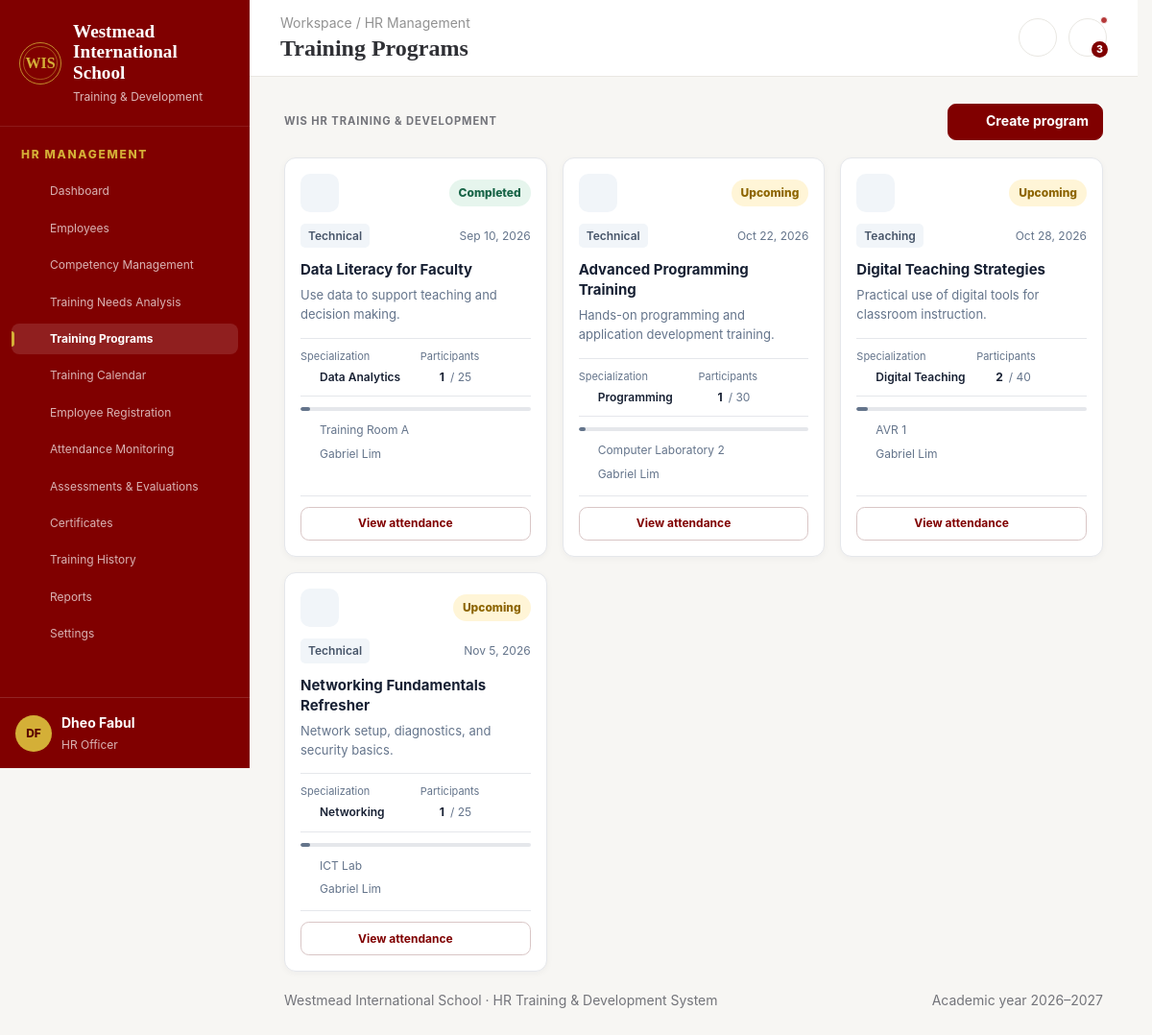
The app's page /admin/trainings.php (signed in) with its own data.
### tables this page shows
CREATE TABLE `training_programs` (
  `id` int(10) UNSIGNED NOT NULL,
  `title` varchar(180) NOT NULL,
  `category` varchar(120) NOT NULL,
  `specialization` varchar(120) NOT NULL,
  `description` text DEFAULT NULL,
  `trainer_user_id` int(10) UNSIGNED DEFAULT NULL,
  `start_date` date NOT NULL,
  `end_date` date DEFAULT NULL,
  `start_time` time DEFAULT NULL,
  `venue` varchar(160) DEFAULT NULL,
  `capacity` smallint(5) UNSIGNED NOT NULL DEFAULT 30,
  `status` enum('Draft','Upcoming','Ongoing','Completed','Cancelled') NOT NULL DEFAULT 'Upcoming',
  `created_by` int(10) UNSIGNED DEFAULT NULL,
  `created_at` timestamp NOT NULL DEFAULT current_timestamp()
);

CREATE TABLE `users` (
  `id` int(10) UNSIGNED NOT NULL,
  `employee_id` int(10) UNSIGNED DEFAULT NULL,
  `email` varchar(160) NOT NULL,
  `password_hash` varchar(255) NOT NULL,
  `role` enum('admin','employee','trainer') NOT NULL,
  `first_name` varchar(80) NOT NULL,
  `last_name` varchar(80) NOT NULL,
  `active` tinyint(1) NOT NULL DEFAULT 1,
  `created_at` timestamp NOT NULL DEFAULT current_timestamp()
);

### admin/trainings.php (called while the page is built, shortened)
<?php
require_once __DIR__ . '/../includes/page_bootstrap.php';
require_once __DIR__ . '/../includes/renderers/programs.php';
$content = render_programs($pdo, $user);

### includes/page_bootstrap.php (called while the page is built, shortened)
<?php
require_once __DIR__ . '/functions.php';
require_once __DIR__ . '/actions.php';
require_once __DIR__ . '/render_helpers.php';
require_once __DIR__ . '/layout.php';
$user = current_user();

### includes/renderers/programs.php (the view, shortened to what this page needs)
<?php
function render_programs(PDO $pdo, array $user): string
{
    $role = strtolower(trim((string) ($user['role'] ?? '')));
    $isAdmin = $role === 'admin';
    $isTrainer = $role === 'trainer';
    $trainerUsers = [];
    if ($isAdmin) {
        $trainerStmt = $pdo->query(
            "SELECT id, first_name, last_name
             FROM users
             WHERE role = 'trainer' AND active = 1
             ORDER BY last_name, first_name"
        );
        $trainerUsers = $trainerStmt->fetchAll(PDO::FETCH_ASSOC);
    }
    $sql = "
        SELECT
            p.*,
            u.first_name AS trainer_first,
            u.last_name AS trainer_last,
            (
                SELECT COUNT(*)
                FROM registrations r
                WHERE r.program_id = p.id
                  AND r.status <> 'Withdrawn'
            ) AS registered
        FROM training_programs p
        LEFT JOIN users u ON u.id = p.trainer_user_id
    ";
    $params = [];
    $sql .= " ORDER BY p.start_date ASC, p.title ASC";
    $stmt = $pdo->prepare($sql);
    $stmt->execute($params);
    $programs = $stmt->fetchAll(PDO::FETCH_ASSOC);
    $createButton = $isAdmin
        ? '<a class="btn" href="#create-program-modal">'
        . icon('plus')
        . ' Create program</a>'
        : '';
    $html = '<div id="programs-page">'
        . page_intro(
            '',
            '',
            $createButton
        );
    if (!$programs) {
        $html .= '<section class="card program-empty-state">'
            . '<span class="program-empty-icon">'
            . icon('book-open', 28)
            . '</span>'
            . '<h3>No training programs yet</h3>'
            . '<p>'
            . (
                $isTrainer
                ? 'No training programs are currently assigned to you.'
                : 'Create a training program to start organizing professional development sessions.'
            )
            . '</p>';
        if ($isAdmin) {
            $html .= '<a class="btn" href="#create-program-modal">'
                . icon('plus')
                . ' Create your first program</a>';
        }
        $html .= '</section>';
    } else {
        $html .= '<div class="program-grid">';
        foreach ($programs as $p) {
            $title = trim((string) ($p['title'] ?? ''));
            $status = trim((string) ($p['status'] ?? 'Upcoming'));
            $category = trim((string) ($p['category'] ?? 'General'));
            $specialization = trim((string) ($p['specialization'] ?? 'Not specified'));
            $description = trim((string) ($p['description'] ?? ''));
            $venue = trim((string) ($p['venue'] ?? ''));
            $capacity = max(0, (int) ($p['capacity'] ?? 0));
            $registered = max(0, (int) ($p['registered'] ?? 0));
            $startDate = !empty($p['start_date'])
                ? strtotime((string) $p['start_date'])
                : false;
            $formattedDate = $startDate !== false
                ? date('M j, Y', $startDate)
                : 'Date to be announced';
            $trainerName = trim(
                (string) ($p['trainer_first'] ?? '') . ' ' .
                    (string) ($p['trainer_last'] ?? '')
            );
            $html .= '<article class="program-card">';
            $html .= '<div class="program-card-header">'
                . '<span class="program-icon">'
                . icon('book', 22)
                . '</span>'
                . '<div class="program-status">'
                . badge($status)
                . '</div>'
                . '</div>';
            $html .= '<div class="program-meta program-meta-top">'
                . '<span class="program-category">'
                . h($category)
                . '</span>'
                . '<span class="program-date">'
                . icon('calendar', 14)
                . h($formattedDate)
                . '</span>'
                . '</div>';
            $html .= '<h3 class="program-title">'
                . h($title !== '' ? $title : 'Untitled program')
                . '</h3>'
                . '<p class="program-description">'
                . h($description)
                . '</p>';
            $html .= '<div class="program-details">'
                . '<div class="program-detail">'
                . '<span class="program-detail-label">Specialization</span>'
                . '<span class="program-detail-value">'
                . icon('target', 14)
                . h($specialization)
                . '</span>'
                . '</div>'
                . '<div class="program-detail">'
                . '<span class="program-detail-label">Participants</span>'
                . '<span class="program-detail-value">'
                . icon('users', 14)
                . '<strong>' . $registered . '</strong>'
                . '<span class="program-capacity">/ ' . $capacity . '</span>'
                . '</span>'
                . '</div>'
                . '</div>';
            $progress = $capacity > 0
                ? min(100, (int) round(($registered / $capacity) * 100))
                : 0;
            $html .= '<div class="program-progress"'
                . ' role="progressbar"'
                . ' aria-label="Program registration capacity"'
                . ' aria-valuemin="0"'
                . ' aria-valuemax="100"'
                . ' aria-valuenow="' . $progress . '">'
                . '<span style="width: ' . $progress . '%"></span>'
                . '</div>';
            $html .= '<div class="program-footer-info">'
                . '<span>'
                . icon('map-pin', 14)
                . h($venue)
                . '</span>'
                . '<span>'
                . icon('user-round', 14)
                . h($trainerName)
                . '</span>'
                . '</div>';
            $html .= '<div class="program-card-actions">'
                . '<a class="btn btn-secondary program-attendance-btn"'
                . ' href="?page=Attendance%20Monitoring">'
                . 'View attendance '
                . icon('arrow', 14)
                . '</a>'
                . '</div>';
            $html .= '</article>';
        }
        $html .= '</div>';
    }
    if ($isAdmin) {
        $html .= '<div class="program-modal" id="create-program-modal">'
            . '<a class="program-modal-backdrop" href="#programs-page" '
            . 'aria-label="Close modal"></a>'
            . '<section class="program-modal-dialog" role="dialog" '
            . 'aria-modal="true" aria-labelledby="create-program-title">'
            . '<div class="program-modal-header">'
            . '<div>'
            . '<h2 id="create-program-title">Create training program</h2>'
            . '</div>'
            . '<a class="program-modal-close" href="#programs-page" '
            . 'aria-label="Close modal">&times;</a>'
            . '</div>';
        $html .= '<form method="post" class="form-grid program-form">'
            . '<input type="hidden" name="csrf_token" value="'
            . h(csrf_token())
            . '">'
            . '<input type="hidden" name="action" value="add_program">';
        $html .= '<div class="form-field">'
            . '<label for="program-title">Program title *</label>'
            . '<input id="program-title" name="title" required maxlength="255"'
            . ' placeholder="e.g. Advanced Programming Training">'
            . '</div>';
        $html .= '<div class="form-field">'
            . '<label for="program-category">Category *</label>'
            . '<select id="program-category" name="category" required>'
            . '<option value="Technical">Technical</option>'
            . '<option value="Teaching">Teaching</option>'
            . '<option value="Research">Research</option>'
            . '<option value="Leadership">Leadership</option>'
            . '<option value="Professional">Professional</option>'
            . '</select>'
            . '</div>';
        $html .= '<div class="form-field">'
            . '<label for="program-specialization">Specialization *</label>'
            . '<input id="program-specialization" name="specialization"'
            . ' required maxlength="255" placeholder="e.g. Programming">'
            . '</div>';
        $html .= '<div class="form-field">'
            . '<label for="program-trainer">Trainer</label>'
            . '<select id="program-trainer" name="trainer_user_id">'
            . '<option value="">Select trainer</option>';
        foreach ($trainerUsers as $trainer) {
            $trainerId = (int) $trainer['id'];
            $trainerName = trim(
                (string) $trainer['first_name'] . ' ' .
                    (string) $trainer['last_name']
            );
            $html .= '<option value="' . $trainerId . '">'
                . h($trainerName)
                . '</option>';
        }
        $html .= '</select></div>';
        $html .= '<div class="form-field">'
            . '<label for="program-start-date">Start date *</label>'
            . '<input id="program-start-date" type="date"'
            . ' name="start_date" required>'
            . '</div>';
        $html .= '<div class="form-field">'
            . '<label for="program-end-date">End date</label>'
            . '<input id="program-end-date" type="date" name="end_date">'
            . '</div>';
        $html .= '<div class="form-field">'
            . '<label for="program-start-time">Start time</label>'
            . '<input id="program-start-time" type="time" name="start_time">'
            . '</div>';
        $html .= '<div class="form-field">'
            . '<label for="program-venue">Venue</label>'
            . '<input id="program-venue" name="venue" maxlength="255"'
            . ' placeholder="Room / laboratory">'
            . '</div>';
        $html .= '<div class="form-field">'
            . '<label for="program-capacity">Capacity *</label>'
            . '<input id="program-capacity" type="number" name="capacity"'
            . ' min="1" value="30" required>'
            . '</div>';
        $html .= '<div class="form-field">'
            . '<label for="program-status">Status</label>'
            . '<select id="program-status" name="status">'
            . '<option value="Upcoming">Upcoming</option>'
            . '<option value="Draft">Draft</option>'
            . '<option value="Ongoing">Ongoing</option>'
            . '<option value="Completed">Completed</option>'
            . '<option value="Cancelled">Cancelled</option>'
            . '</select>'
            . '</div>';
        $html .= '<div class="form-field full">'
            . '<label for="program-description">Description</label>'
            . '<textarea id="program-description" name="description" rows="4"'
            . ' placeholder="Describe the training objectives and coverage..."></textarea>'
            . '</div>';
        $html .= '<div class="form-field full program-form-actions">'
            . '<button class="btn" type="submit">'
            . icon('plus')
            . ' Create program'
            . '</button>'
            . '</div>';
        $html .= '</form></section></div>';
    }
    $html .= '</div>';
    return $html;
}

### includes/functions.php (shortened to what this page needs)
<?php
function h(mixed $value): string
{
    return htmlspecialchars((string)($value ?? ''), ENT_QUOTES, 'UTF-8');
}
function current_user(): ?array
{
    return $_SESSION['user'] ?? null;
}
function icon(string $name, int $size = 18): string
{
    return '<svg width="' . $size . '" height="' . $size . '" viewBox="0 0 24 24" fill="none" stroke="currentColor" stroke-width="1.8" stroke-linecap="round" stroke-linejoin="round" aria-hidden="true">' . ($p[$name] ?? $p['grid']) . '</svg>';
}
function badge(string $value): string
{
    $v = strtolower($value);
    $class = 'badge-neutral';
    if (str_contains($v, 'complete') || str_contains($v, 'competent') || str_contains($v, 'present') || str_contains($v, 'approved') || str_contains($v, 'active')) $class = 'badge-success';
    elseif (str_contains($v, 'required') || str_contains($v, 'absent') || str_contains($v, 'overdue') || str_contains($v, 'declined')) $class = 'badge-danger';
    elseif (str_contains($v, 'improve') || str_contains($v, 'pending') || str_contains($v, 'late') || str_contains($v, 'upcoming')) $class = 'badge-warn';
    return '<span class="badge ' . $class . '">' . h($value) . '</span>';
}

### assets/style.css (style rules this page uses)
:root { --font-heading: Georgia, "Times New Roman", serif; --font-body: Inter, ui-sans-serif, system-ui, -apple-system, BlinkMacSystemFont, "Segoe UI", sans-serif; --text-xs: .75rem; --text-sm: .875rem; --text-base: 1rem; --text-lg: 1.125rem; --text-xl: 1.5rem; --text-2xl: 2rem; --text-metric: 1.5rem; --maroon: #800000; --maroon-dark: #590000; --maroon-soft: #f8eded; --gold: #d4af37; --gold-soft: #fff8df; --cream: #fff9ed; --ink: #2f3035; --muted: #73747a; --line: #e9e7e2; --green: #237a57; --green-soft: #eaf7f1; --red: #b53939; --red-soft: #fceded; --blue: #326ca8; --blue-soft: #edf4fb; --shadow: 0 8px 28px rgba(36, 24, 20, .06); font-family: var(--font-body); font-size: var(--text-base); color: var(--ink); background: #f7f6f3; font-synthesis: none; }
*, *::before, *::after { box-sizing: border-box; }
html { min-height: 100%; overflow-y: scroll; scrollbar-gutter: stable; }
body { margin: 0; min-width: 320px; min-height: 100vh; font-family: var(--font-body); color: var(--ink); background: #f7f6f3; line-height: 1.45; }
svg { flex: none; }
a { color: inherit; }
h1, h2, h3, h4, p { overflow-wrap: anywhere; }
h1, h2, h3, h4 { color: inherit; }
.sidebar nav a svg, .sidebar nav button svg { flex: 0 0 18px; width: 18px; height: 18px; }
.btn { display: inline-flex; align-items: center; justify-content: center; gap: 8px; min-height: 40px; padding: 10px 16px; border: 1px solid var(--maroon); border-radius: 10px; color: #fff; background: var(--maroon); font-size: var(--text-sm); font-weight: 700; line-height: 1.2; text-decoration: none; transition: background .15s ease, border-color .15s ease; }
.btn-secondary { border-color: var(--maroon-dark); background: var(--maroon-dark); }
.badge { display: inline-flex; align-items: center; justify-content: center; gap: 5px; padding: 5px 10px; border-radius: 99px; font-size: var(--text-xs); font-weight: 800; white-space: nowrap; }
.badge-success { color: #176447; background: #e6f5ed; }
.badge-warn { color: #8d6500; background: #fff5d7; }
.btn { min-height: 2.75rem; border: 1px solid var(--maroon); border-radius: 0.55rem; color: #fff; background: var(--maroon); font-weight: 750; padding: 0.7rem 1rem; display: inline-flex; align-items: center; justify-content: center; gap: 0.45rem; white-space: normal; font-size: var(--text-sm); transition: background 0.16s ease, border-color 0.16s ease, transform 0.16s ease; }
.btn-secondary { color: var(--maroon); background: #fff; border-color: #d9c6c6; }

### includes/layout.php (style rules this page uses)
html { overflow-y: scroll; scrollbar-gutter: stable; }

### records on screen
training_programs: $size 22 (drawn), status "Completed", category "Technical", start_date "Sep 10, 2026", title "Data Literacy for Faculty", description "Use data to support teaching and decision making.", specialization "Data Analytics", registered "1", capacity "25", $progress 4 (drawn), venue "Training Room A", trainer_user.last_name "Gabriel Lim"
training_programs: $size 22 (drawn), status "Upcoming", category "Technical", start_date "Oct 22, 2026", title "Advanced Programming Training", description "Hands-on programming and application development training.", specialization "Programming", registered "1", capacity "30", $progress 3 (drawn), venue "Computer Laboratory 2", trainer_user.last_name "Gabriel Lim"
training_programs: $size 22 (drawn), status "Upcoming", category "Teaching", start_date "Oct 28, 2026", title "Digital Teaching Strategies", description "Practical use of digital tools for classroom instruction.", specialization "Digital Teaching", registered "2", capacity "40", $progress 5 (drawn), venue "AVR 1", trainer_user.last_name "Gabriel Lim"
training_programs: $size 22 (drawn), status "Upcoming", category "Technical", start_date "Nov 5, 2026", title "Networking Fundamentals Refresher", description "Network setup, diagnostics, and security basics.", specialization "Networking", registered "1", capacity "25", $progress 4 (drawn), venue "ICT Lab", trainer_user.last_name "Gabriel Lim"

### other values on screen
$roleText "HR MANAGEMENT"
$label "Dashboard"
$label "Employees"
$label "Competency Management"
$label "Training Needs Analysis"
$label "Training Programs"
$label "Training Calendar"
$label "Employee Registration"
$label "Attendance Monitoring"
$label "Assessments & Evaluations"
$label "Certificates"
$label "Training History"
$label "Reports"
$label "Settings"
$initial "DF"
